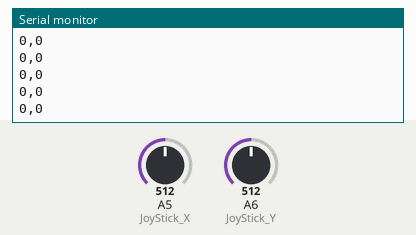
Recording of a sketch running on a simulated Arduino Nano, built with avr-gcc and run on an emulated ATmega328P. Shown: the last lines printed to the serial monitor. The test bench sets the inputs (shaded band); at power-on: A5 (JoyStick_X) = 512, A6 (JoyStick_Y) = 512.

Above: at 1.2 s.
1.3 s: A5 (JoyStick_X) set to 90
At 1.68 s:
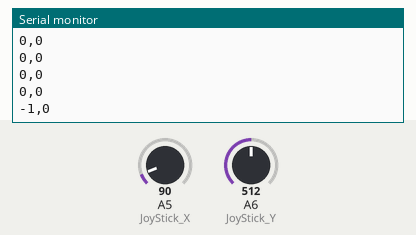
2.8 s: A6 (JoyStick_Y) set to 90
At 2.93 s:
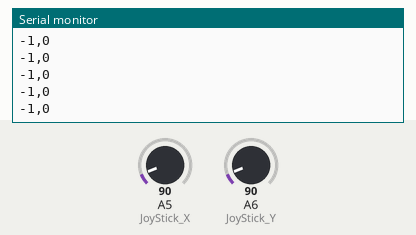
4.3 s: A5 (JoyStick_X) set to 110
At 4.44 s:
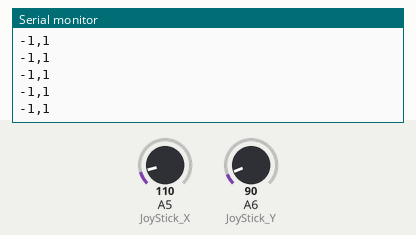
5.8 s: A6 (JoyStick_Y) set to 1010
At 5.94 s:
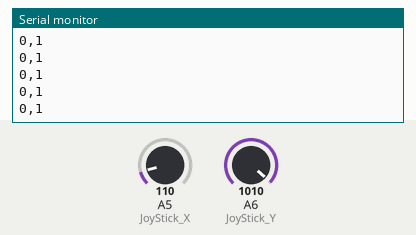
Timing chart, 0 to 8.3 s (numbered marks = the images above; inputs shaded):
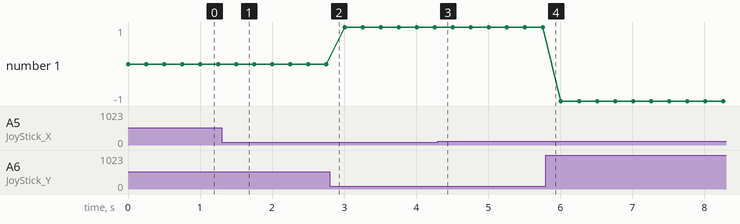

The sketch:

arduino.ino
```cpp
// (licence header left out)
// On définit JoyStick_X à A5 qui est le port sur lequel il est branché
#define JoyStick_X A5
// On définit JoyStick_Y à A6 qui est le port sur lequel il est branché
#define JoyStick_Y A6
#define Relay A4 //(Non obligatoire)

void setup() {
  // On définit les joystick en input (c'est à dire qu'ils vont envoyer des informations vers l'arduino)
  pinMode(JoyStick_X, INPUT);
  pinMode(JoyStick_Y, INPUT);
  // Enlever le commentaire si l'on veut accèder au relai
  //pinMode(Relay, OUTPUT);

  // On définit la fréquence du serial à 57600
  Serial.begin(57600);
}

void loop() {
  // On définit x et y
  int x,y;

  // On lis les valeurs x et y du joystick et on les assigne aux valeurs précédentes
  x=analogRead(JoyStick_X);
  y=analogRead(JoyStick_Y);

  // On définit les valuers que l'on va print
  int displayX = 0;
  int displayY = 0;

  if(x > 1000){
    // Si x (qui est l'inclinaison du joystick) est supérieur à 1000 on met la valeur displayX à 1
    displayX = 1;
  } else if (x < 100) {
    // Si x (qui est l'inclinaison du joystick) est inférieur à 100 on met la valeur displayX à -1
    displayX = -1;
  }

  if(y > 1000){
    // Si y (qui est l'inclinaison du joystick) est supérieur à 1000 on met la valeur displayY à -1
    displayY = -1;
  } else if (y < 100) {
    // Si y (qui est l'inclinaison du joystick) est inférieur à 100 on met la valeur displayY à 1
    displayY = 1;
  }

  // On print les deux valeurs x et y pour que Python puisse les lire
  Serial.print(displayX);
  Serial.print(",");
  Serial.println(displayY);

  // Délai
  delay(250);
}
```

Measured:
- after the input at 1.3 s, the serial monitor: prints a new line after 0.20 s (image 1)
- plotted number 1: 0 → 1 after the input at 2.8 s
